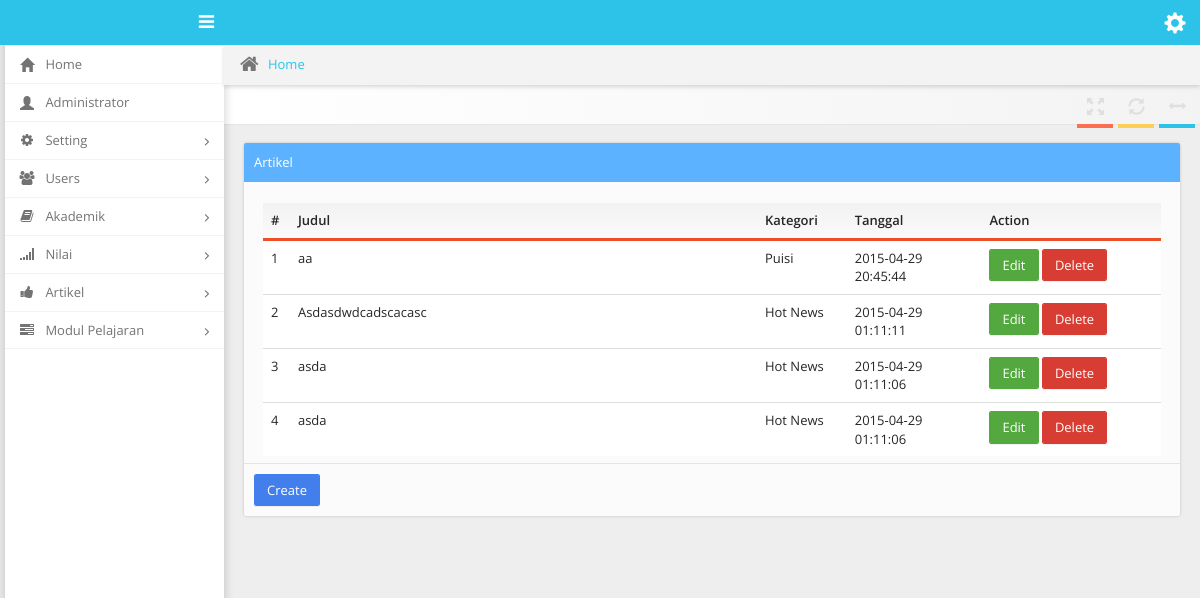
Page /dashboard/index.php?artikel=list (signed in) on the committed database.
### tables this page shows
CREATE TABLE IF NOT EXISTS `artikel` (
  `artikel_id` int(11) NOT NULL AUTO_INCREMENT,
  `artikel_judul` varchar(255) NOT NULL,
  `artikel_isi` text NOT NULL,
  `artikel_tgl` datetime NOT NULL,
  `kategori_id` int(11) NOT NULL,
  PRIMARY KEY (`artikel_id`),
  KEY `kategori_id` (`kategori_id`)
);

CREATE TABLE IF NOT EXISTS `kategori` (
  `kategori_id` int(11) NOT NULL AUTO_INCREMENT,
  `kategori_nama` varchar(50) NOT NULL,
  `kategori_deskripsi` text NOT NULL,
  PRIMARY KEY (`kategori_id`)
);

### dashboard/tables/artikel_table.php (the view)
<div class="col-xs-12 col-md-12">
    <div class="well with-header  with-footer">
        <div class="header bg-blue">
            Artikel
        </div>
        <table class="table table-hover">
            <thead class="bordered-darkorange">
                <tr>
                    <th width="3%">#</th>
                    <th>Judul</th>
                    <th width="10%">Kategori</th>
                    <th width="15%">Tanggal</th>
                    <th width="20%">Action</th>
                </tr>
            </thead>
            <tbody>
                <?php
                    $no         =   1;
                    $artikel    =   mysql_query("SELECT *, kategori.kategori_nama
                                                    FROM artikel
                                                    INNER JOIN kategori ON artikel.kategori_id=kategori.kategori_id
                                                    ORDER BY artikel_tgl DESC");
                    while ($data=mysql_fetch_array($artikel)) {
                ?>
                <tr>
                    <td><?php echo $no; ?></td>
                    <td><?php echo $data['artikel_judul']; ?></td>
                    <td><?php echo $data['kategori_nama']; ?></td>
                    <td><?php echo $data['artikel_tgl']; ?></td>
                    <td>
                        <a href="?artikel-edit=<?php echo $data['artikel_id']; ?>" class="btn btn-success">Edit</a>
                        <a href="?artikel-del=<?php echo $data['artikel_id']; ?>" class="btn btn-danger">Delete</a>
                    </td>
                </tr>
                <?php
                    $no++;
                    }
                ?>
            </tbody>
        </table>
        <div class="footer">
            <a href="?artikel=artikel-create" class="btn btn-primary">Create</a>
        </div>
    </div>
</div>

### rows in the picture
artikel: artikel_judul "aa", kategori.kategori_nama "Puisi", artikel_tgl "2015-04-29 20:45:44"
artikel: artikel_judul "Asdasdwdcadscacasc", kategori.kategori_nama "Hot News", artikel_tgl "2015-04-29 01:11:11"
artikel: artikel_judul "asda", kategori.kategori_nama "Hot News", artikel_tgl "2015-04-29 01:11:06"
artikel: artikel_judul "asda", kategori.kategori_nama "Hot News", artikel_tgl "2015-04-29 01:11:06"

### other values in the picture
$_SESSION['name'] "Administrator"
